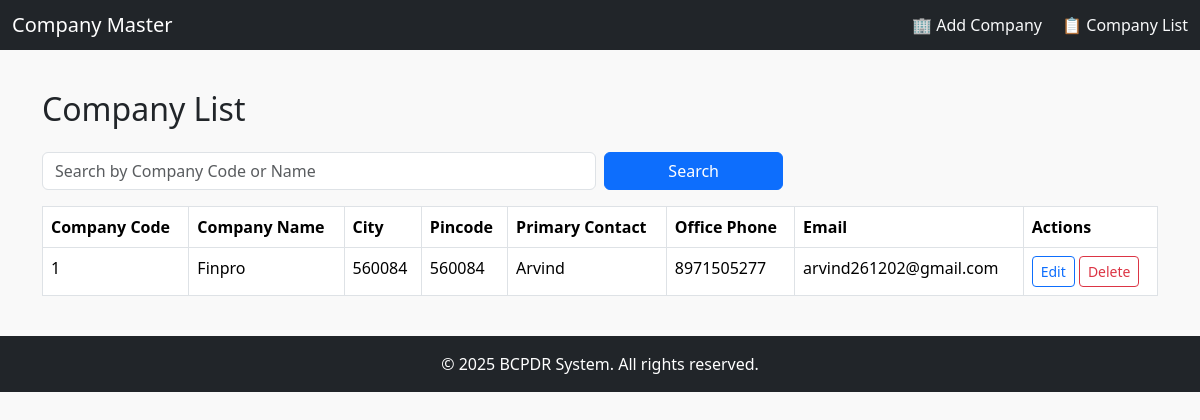
The page /Company_master/list_company.php on the database as committed earlier.
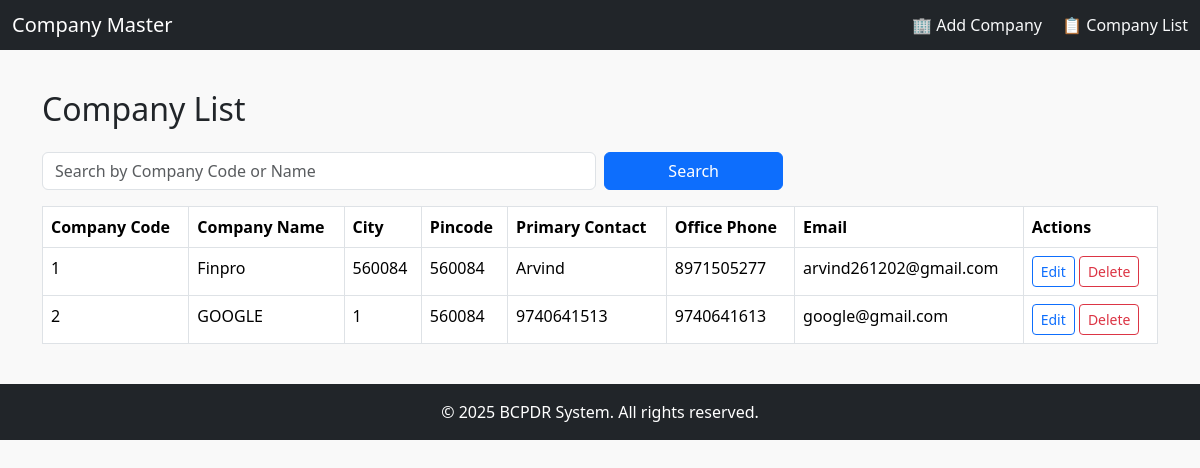
The same page on the database as committed later.
### tables this page shows
CREATE TABLE `companymaster` (
  `CompanyCode` varchar(50) NOT NULL,
  `CompanyName` varchar(100) NOT NULL,
  `Address1` varchar(255) NOT NULL,
  `Address2` varchar(255) DEFAULT NULL,
  `Address3` varchar(255) DEFAULT NULL,
  `CityCode` varchar(50) NOT NULL,
  `Pincode` varchar(10) NOT NULL,
  `PrimaryContactName` varchar(100) NOT NULL,
  `OfficePhoneNumber` varchar(15) NOT NULL,
  `EmergencyPhoneNumber` varchar(15) DEFAULT NULL,
  `SecondaryContactName` varchar(100) DEFAULT NULL,
  `EmailAddress` varchar(100) NOT NULL,
  `SpecialInstructions` text DEFAULT NULL
);

### Company_master/list_company.php (the view, shortened to what this page needs)
<?php
$conn = new mysqli("localhost", "root", "", "BCPDR");
$search = $_GET['search'] ?? '';
$where = "WHERE 1";
$query = "SELECT * FROM CompanyMaster $where ORDER BY CompanyName ASC";
$result = $conn->query($query);
?>
<!DOCTYPE html>
<html>
<head>
    <link href="https://cdn.jsdelivr.net/npm/bootstrap@5.3.3/dist/css/bootstrap.min.css" rel="stylesheet">
</head>
<body>
<nav class="navbar navbar-dark bg-dark">
    <div class="container-fluid">
        <span class="navbar-brand mb-0 h1">Company Master</span>
        <span class="text-light">
            <a href="add_company.php" class="text-light text-decoration-none me-3">🏢 Add Company</a>
            <a href="list_company.php" class="text-light text-decoration-none">📋 Company List</a>
        </span>
    </div>
</nav>
<div class="container">
    <h2 class="mb-4">Company List</h2>
    <form method="get" class="row g-2 mb-3">
        <div class="col-md-6">
            <input type="text" name="search" value="<?= htmlspecialchars($search) ?>" class="form-control" placeholder="Search by Company Code or Name">
        </div>
        <div class="col-md-2">
            <button type="submit" class="btn btn-primary w-100">Search</button>
        </div>
    </form>
    <table class="table table-bordered">
        <thead>
            <tr>
                <th>Company Code</th>
                <th>Company Name</th>
                <th>City</th>
                <th>Pincode</th>
                <th>Primary Contact</th>
                <th>Office Phone</th>
                <th>Email</th>
                <th>Actions</th>
            </tr>
        </thead>
        <tbody>
        <?php if ($result->num_rows > 0): ?>
            <?php while ($row = $result->fetch_assoc()): ?>
                <tr>
                    <td><?= htmlspecialchars($row['CompanyCode']) ?></td>
                    <td><?= htmlspecialchars($row['CompanyName']) ?></td>
                    <td><?= htmlspecialchars($row['CityCode']) ?></td>
                    <td><?= htmlspecialchars($row['Pincode']) ?></td>
                    <td><?= htmlspecialchars($row['PrimaryContactName']) ?></td>
                    <td><?= htmlspecialchars($row['OfficePhoneNumber']) ?></td>
                    <td><?= htmlspecialchars($row['EmailAddress']) ?></td>
                    <td>
                        <a href="edit_company.php?code=<?= urlencode($row['CompanyCode']) ?>" class="btn btn-sm btn-outline-primary">Edit</a>
                        <a href="delete_company.php?code=<?= urlencode($row['CompanyCode']) ?>" class="btn btn-sm btn-outline-danger" onclick="return confirm('Are you sure you want to delete this company?')">Delete</a>
                    </td>
                </tr>
            <?php endwhile; ?>
        <?php else: ?>
            <tr><td colspan="8" class="text-center">No companies found.</td></tr>
        <?php endif; ?>
        </tbody>
    </table>
</div>
<footer class="bg-dark text-white text-center py-3">
    © 2025 BCPDR System. All rights reserved.
</footer>
</body>
</html>

Rows that differ between the two databases and show on the page:
added companymaster: CompanyCode "2", CompanyName "GOOGLE", CityCode "1", Pincode "560084", PrimaryContactName "9740641513", OfficePhoneNumber "9740641613", EmailAddress "google@gmail.com"
